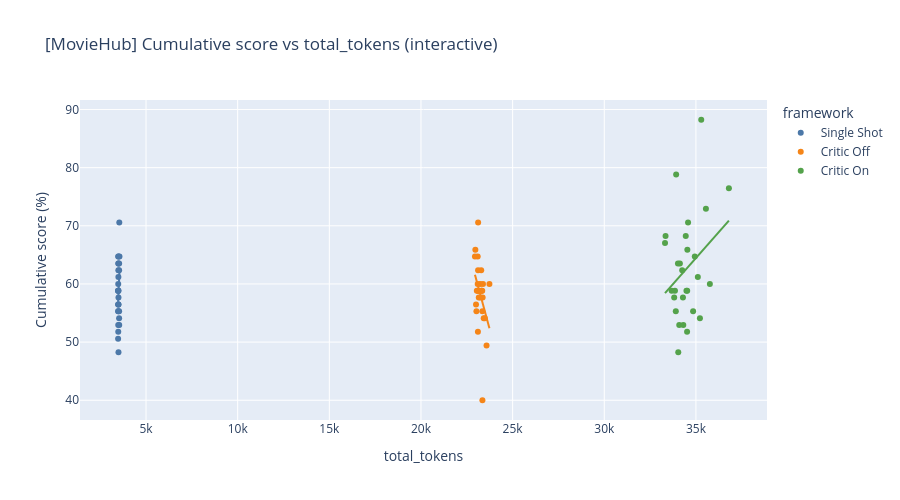

The notebook cell saved with this chart:
### Code cell
# Tokens vs score: does spending more compute translate to a higher score?
fig = px.scatter(
    runs_df,
    x="total_tokens",
    y="overall_score",
    color="framework",
    category_orders={"framework": FRAMEWORK_ORDER},
    color_discrete_map=FRAMEWORK_COLORS,
    hover_data=["run_id", "core_overall_score", "total_duration_seconds"],
    trendline="ols",
    title=title("Cumulative score vs total_tokens (interactive)"),
)
fig.update_layout(height=500, yaxis_title="Cumulative score (%)")
fig.show()

### Figure 1 — Plotly figure (JSON) as saved in the notebook; plotly's stock layout.template omitted (floating-point values rounded to 4 significant figures)
{"data": [{"customdata": [["20260421_002501_debug_compare", 91.43, 8.62], ["20260421_003008_debug_compare", 91.43, 7.071], ["20260421_003522_debug_compare", 97.14, 10.37], ["20260421_003948_debug_compare", 91.43, 6.957], ["20260421_004357_debug_compare", 94.29, 7.582], ["20260421_004822_debug_compare", 88.57, 6.83], ["20260421_005252_debug_compare", 97.14, 7.821], ["20260421_005717_debug_compare", 94.29, 6.879], ["20260421_010119_debug_compare", 91.43, 8.273], ["20260421_010556_debug_compare", 88.57, 9.24], ["20260421_011027_debug_compare", 94.29, 8.224], ["20260421_011531_debug_compare", 97.14, 7.91], ["20260421_011938_debug_compare", 91.43, 8.903], ["20260421_012329_debug_compare", 97.14, 8.053], ["20260421_012720_debug_compare", 94.29, 7.757], ["20260421_101041_debug_compare", 91.43, 9.845], ["20260421_101424_debug_compare", 94.29, 9.973], ["20260421_102245_debug_compare", 91.43, 9.328], ["20260421_102848_debug_compare", 91.43, 9.053], ["20260421_103656_debug_compare", 91.43, 7.314], ["20260421_104535_debug_compare", 91.43, 7.739], ["20260421_105200_debug_compare", 94.29, 6.749], ["20260421_105541_debug_compare", 94.29, 6.725], ["20260421_105912_debug_compare", 91.43, 7.829], ["20260421_110246_debug_compare", 97.14, 7.784], ["20260421_110652_debug_compare", 91.43, 7.61], ["20260421_111134_debug_compare", 97.14, 11.1], ["20260421_111517_debug_compare", 88.57, 6.474]], "hovertemplate": "framework=Single Shot<br>total_tokens=%{x}<br>overall_score=%{y}<br>run_id=%{customdata[0]}<br>core_overall_score=%{customdata[1]}<br>total_duration_seconds=%{customdata[2]}<extra></extra>", "legendgroup": "Single Shot", "marker": {"color": "#4C78A8", "symbol": "circle"}, "mode": "markers", "name": "Single Shot", "orientation": "v", "showlegend": true, "type": "scatter", "x": [3484, 3479, 3551, 3492, 3531, 3496, 3531, 3495, 3476, 3481, 3483, 3531, 3491, 3537, 3484, 3492, 3492, 3484, 3496, 3484, 3492, 3483, 3495, 3476, 3541, 3496, 3531, 3483], "xaxis": "x", "y": [51.76, 58.82, 64.71, 61.18, 54.12, 48.24, 63.53, 64.71, 50.59, 55.29, 58.82, 62.35, 62.35, 52.94, 52.94, 56.47, 63.53, 64.71, 57.65, 56.47, 56.47, 60.0, 63.53, 58.82, 70.59, 58.82, 55.29, 55.29], "yaxis": "y"}, {"hovertemplate": "<b>OLS trendline</b><br>overall_score = 0.0697717 * total_tokens + -185.597<br>R<sup>2</sup>=0.093696<br><br>framework=Single Shot<br>total_tokens=%{x}<br>overall_score=%{y} <b>(trend)</b><extra></extra>", "legendgroup": "Single Shot", "marker": {"color": "#4C78A8", "symbol": "circle"}, "mode": "lines", "name": "Single Shot", "showlegend": false, "type": "scatter", "x": [3476, 3476, 3479, 3481, 3483, 3483, 3483, 3484, 3484, 3484, 3484, 3491, 3492, 3492, 3492, 3492, 3495, 3495, 3496, 3496, 3496, 3531, 3531, 3531, 3531, 3537, 3541, 3551], "xaxis": "x", "y": [56.93, 56.93, 57.14, 57.28, 57.42, 57.42, 57.42, 57.49, 57.49, 57.49, 57.49, 57.98, 58.05, 58.05, 58.05, 58.05, 58.25, 58.25, 58.32, 58.32, 58.32, 60.77, 60.77, 60.77, 60.77, 61.19, 61.46, 62.16], "yaxis": "y"}, {"customdata": [["20260421_002501_debug_compare", 97.14, 24.86], ["20260421_003008_debug_compare", 97.14, 26.52], ["20260421_003522_debug_compare", 97.14, 25.61], ["20260421_003948_debug_compare", 97.14, 27.52], ["20260421_004357_debug_compare", 97.14, 29.9], ["20260421_004822_debug_compare", 97.14, 29.45], ["20260421_005252_debug_compare", 97.14, 23.81], ["20260421_005717_debug_compare", 94.29, 24.21], ["20260421_010119_debug_compare", 97.14, 29.14], ["20260421_010556_debug_compare", 97.14, 28.53], ["20260421_011027_debug_compare", 97.14, 26.0], ["20260421_011531_debug_compare", 97.14, 27.29], ["20260421_011938_debug_compare", 97.14, 23.96], ["20260421_012329_debug_compare", 91.43, 25.48], ["20260421_012720_debug_compare", 97.14, 26.49], ["20260421_101041_debug_compare", 94.29, 22.73], ["20260421_101424_debug_compare", 97.14, 22.36], ["20260421_102245_debug_compare", 97.14, 21.91], ["20260421_102848_debug_compare", 94.29, 21.61], ["20260421_103656_debug_compare", 97.14, 20.95], ["20260421_104535_debug_compare", 97.14, 22.81], ["20260421_105200_debug_compare", 97.14, 22.92], ["20260421_105541_debug_compare", 97.14, 23.79], ["20260421_105912_debug_compare", 97.14, 23.4], ["20260421_110246_debug_compare", 97.14, 24.72], ["20260421_110652_debug_compare", 97.14, 22.57], ["20260421_111134_debug_compare", 97.14, 22.13], ["20260421_111517_debug_compare", 97.14, 23.33]], "hovertemplate": "framework=Critic Off<br>total_tokens=%{x}<br>overall_score=%{y}<br>run_id=%{customdata[0]}<br>core_overall_score=%{customdata[1]}<br>total_duration_seconds=%{customdata[2]}<extra></extra>", "legendgroup": "Critic Off", "marker": {"color": "#F58518", "symbol": "circle"}, "mode": "markers", "name": "Critic Off", "orientation": "v", "showlegend": true, "type": "scatter", "x": [23364, 23422, 23025, 23734, 23295, 23577, 23348, 23234, 23352, 23095, 23382, 23233, 22966, 23486, 23095, 23113, 23113, 23117, 22945, 23003, 23047, 23144, 23286, 23153, 23303, 23341, 23106, 23115], "xaxis": "x", "y": [57.65, 54.12, 55.29, 60.0, 58.82, 49.41, 55.29, 57.65, 40.0, 64.71, 60.0, 60.0, 65.88, 54.12, 60.0, 58.82, 58.82, 70.59, 64.71, 56.47, 58.82, 58.82, 62.35, 57.65, 58.82, 58.82, 51.76, 62.35], "yaxis": "y"}, {"hovertemplate": "<b>OLS trendline</b><br>overall_score = -0.0116769 * total_tokens + 329.512<br>R<sup>2</sup>=0.155065<br><br>framework=Critic Off<br>total_tokens=%{x}<br>overall_score=%{y} <b>(trend)</b><extra></extra>", "legendgroup": "Critic Off", "marker": {"color": "#F58518", "symbol": "circle"}, "mode": "lines", "name": "Critic Off", "showlegend": false, "type": "scatter", "x": [22945, 22966, 23003, 23025, 23047, 23095, 23095, 23106, 23113, 23113, 23115, 23117, 23144, 23153, 23233, 23234, 23286, 23295, 23303, 23341, 23348, 23352, 23364, 23382, 23422, 23486, 23577, 23734], "xaxis": "x", "y": [61.59, 61.34, 60.91, 60.65, 60.39, 59.83, 59.83, 59.71, 59.62, 59.62, 59.6, 59.58, 59.26, 59.16, 58.22, 58.21, 57.6, 57.5, 57.4, 56.96, 56.88, 56.83, 56.69, 56.48, 56.02, 55.27, 54.21, 52.37], "yaxis": "y"}, {"customdata": [["20260421_002501_debug_compare", 97.14, 46.85], ["20260421_003008_debug_compare", 97.14, 50.0], ["20260421_003522_debug_compare", 97.14, 51.91], ["20260421_003948_debug_compare", 91.43, 47.85], ["20260421_004357_debug_compare", 94.29, 46.41], ["20260421_004822_debug_compare", 97.14, 50.73], ["20260421_005252_debug_compare", 97.14, 45.95], ["20260421_005717_debug_compare", 97.14, 50.99], ["20260421_010119_debug_compare", 97.14, 54.6], ["20260421_010556_debug_compare", 97.14, 55.85], ["20260421_011027_debug_compare", 97.14, 54.77], ["20260421_011531_debug_compare", 97.14, 45.02], ["20260421_011938_debug_compare", 97.14, 50.04], ["20260421_012329_debug_compare", 97.14, 50.82], ["20260421_012720_debug_compare", 97.14, 50.59], ["20260421_101041_debug_compare", 97.14, 52.4], ["20260421_101424_debug_compare", 97.14, 42.73], ["20260421_102245_debug_compare", 97.14, 48.89], ["20260421_102848_debug_compare", 94.29, 44.42], ["20260421_103656_debug_compare", 97.14, 43.27], ["20260421_104535_debug_compare", 97.14, 47.03], ["20260421_105200_debug_compare", 97.14, 46.94], ["20260421_105541_debug_compare", 97.14, 44.25], ["20260421_105912_debug_compare", 91.43, 42.26], ["20260421_110246_debug_compare", 97.14, 42.92], ["20260421_110652_debug_compare", 94.29, 47.84], ["20260421_111134_debug_compare", 97.14, 43.91], ["20260421_111517_debug_compare", 97.14, 51.41]], "hovertemplate": "framework=Critic On<br>total_tokens=%{x}<br>overall_score=%{y}<br>run_id=%{customdata[0]}<br>core_overall_score=%{customdata[1]}<br>total_duration_seconds=%{customdata[2]}<extra></extra>", "legendgroup": "Critic On", "marker": {"color": "#54A24B", "symbol": "circle"}, "mode": "markers", "name": "Critic On", "orientation": "v", "showlegend": true, "type": "scatter", "x": [34292, 34524, 35218, 34036, 33814, 34518, 33921, 35104, 34846, 36799, 34532, 34445, 33343, 34124, 34090, 35545, 33856, 35290, 33314, 33902, 34020, 34571, 34252, 34483, 33676, 35761, 34311, 34938], "xaxis": "x", "y": [57.65, 58.82, 54.12, 48.24, 57.65, 51.76, 78.82, 61.18, 55.29, 76.47, 65.88, 68.24, 68.24, 63.53, 52.94, 72.94, 58.82, 88.24, 67.06, 55.29, 63.53, 70.59, 62.35, 58.82, 58.82, 60.0, 52.94, 64.71], "yaxis": "y"}, {"hovertemplate": "<b>OLS trendline</b><br>overall_score = 0.00357792 * total_tokens + -60.7725<br>R<sup>2</sup>=0.091754<br><br>framework=Critic On<br>total_tokens=%{x}<br>overall_score=%{y} <b>(trend)</b><extra></extra>", "legendgroup": "Critic On", "marker": {"color": "#54A24B", "symbol": "circle"}, "mode": "lines", "name": "Critic On", "showlegend": false, "type": "scatter", "x": [33314, 33343, 33676, 33814, 33856, 33902, 33921, 34020, 34036, 34090, 34124, 34252, 34292, 34311, 34445, 34483, 34518, 34524, 34532, 34571, 34846, 34938, 35104, 35218, 35290, 35545, 35761, 36799], "xaxis": "x", "y": [58.42, 58.53, 59.72, 60.21, 60.36, 60.53, 60.59, 60.95, 61.01, 61.2, 61.32, 61.78, 61.92, 61.99, 62.47, 62.6, 62.73, 62.75, 62.78, 62.92, 63.9, 64.23, 64.83, 65.23, 65.49, 66.4, 67.18, 70.89], "yaxis": "y"}], "layout": {"height": 500, "legend": {"title": {"text": "framework"}, "tracegroupgap": 0}, "title": {"text": "[MovieHub] Cumulative score vs total_tokens (interactive)"}, "xaxis": {"anchor": "y", "domain": [0, 1], "title": {"text": "total_tokens"}}, "yaxis": {"anchor": "x", "domain": [0, 1], "title": {"text": "Cumulative score (%)"}}}}
